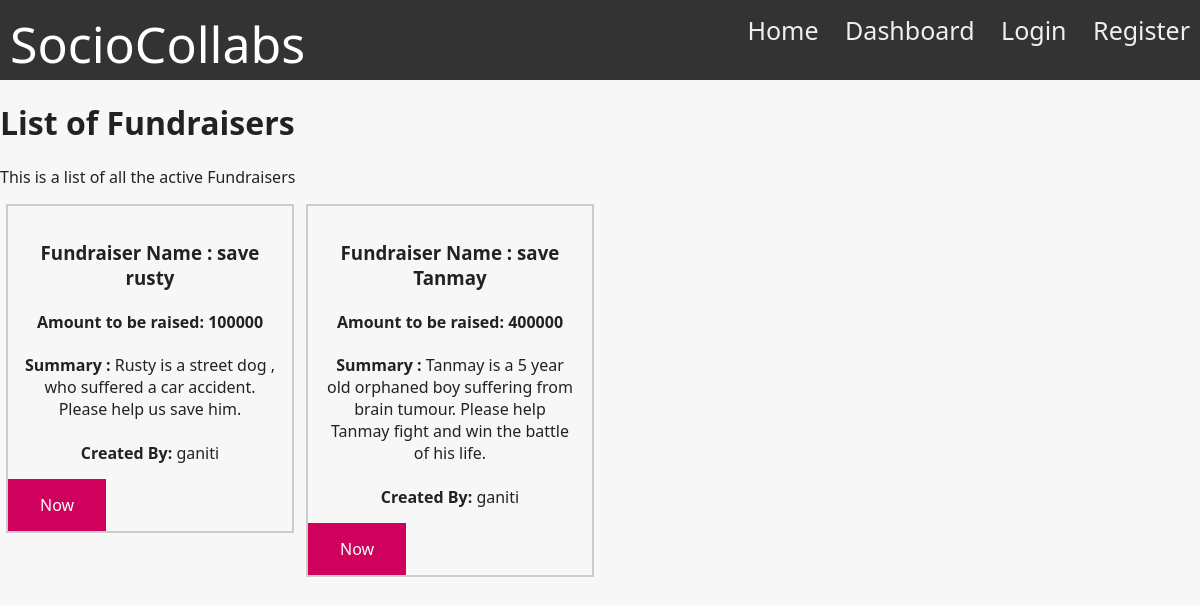
Before: /fundraiserlist with the older database file.
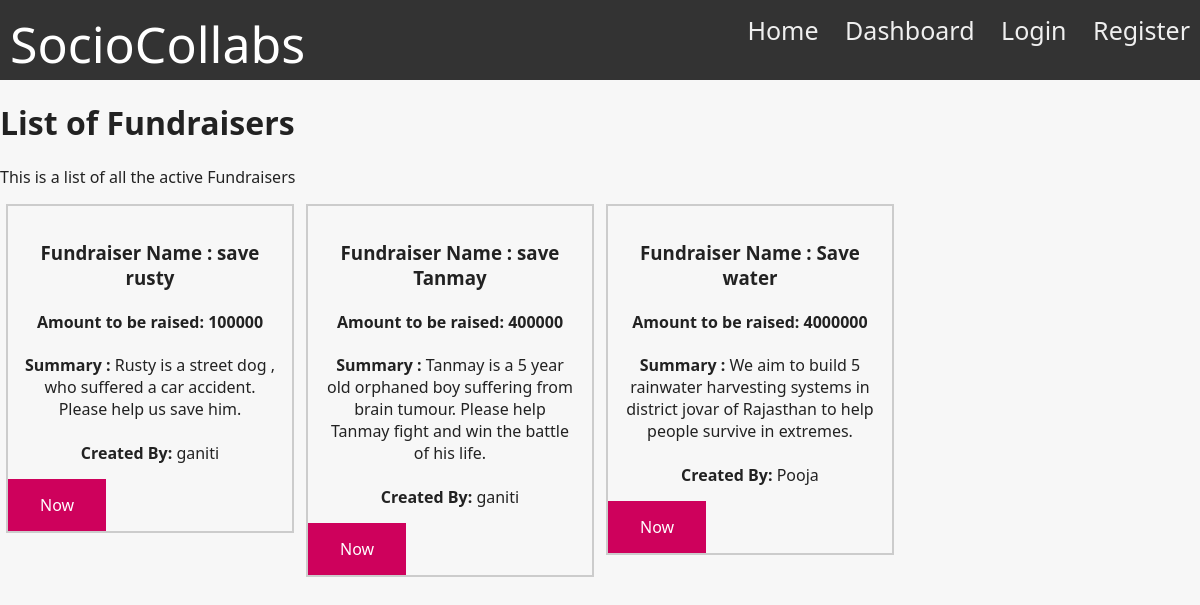
After: the same page with the newer database file.
### app/models.py (models this page shows, shortened)
class Fundraisers(db.Model):
    __tablename__ = "Fundraisers"
    id = db.Column(db.Integer, primary_key=True)
    name = db.Column(db.String(64), unique=True)
    amount = db.Column(db.Integer)
    summary = db.Column(db.String(64))
    created_by = db.Column(db.String(64))

### app/views.py (the view)
@app.route("/fundraiserlist")
def fundraiserlist():
     name = request.cookies.get('user_name')
     if (name==None):
        return render_template("fundraiserlist.html", Fundraisers=Fundraisers.query.all(),logged_in=False)
     return render_template("fundraiserlist.html", Fundraisers=Fundraisers.query.all(),logged_in=name!="")

### app/templates/fundraiserlist.html (shortened to what this page needs)
{% include 'navigation.html' %}
<h1 class="pt-5 pb-2">List of Fundraisers</h1>
      <p class="lead alert alert-warning">This is a list of all the active Fundraisers
			  </p>
			</head>
			<body>
			{% for fundraiser in Fundraisers %}
			<div class="responsive">
			  <div class="gallery">
				<div class="desc"><h3>Fundraiser Name : {{fundraiser.name }}<br></h3>
				    <h4>Amount to be raised: {{fundraiser.amount }}<br></h4>
				    <strong>Summary :</strong>  {{fundraiser.summary}} <br>
					<br>
				    <strong>Created By:</strong> {{fundraiser.created_by }}</div>
					<a href="/new_donation2" class="button">Now</a>
			  </div>
			</div>
			{% endfor %}
			</body>

### app/templates/navigation.html (shortened to what this page needs)
<!DOCTYPE html>
<html lang="en">
<head>
<link rel="stylesheet" href="/static/assets/css/style.css">
</head>
<body>
    <div class="nav">
        <div class="nav-header">
          <div class="nav-title">
            SocioCollabs
          </div>
        </div>
        <div class="nav-links">
          <a href="/">Home</a>
          <a href="/dashboard" target="_blank">Dashboard</a>
          {% if logged_in %}
          {% else %}
          <a href="/login" target="_blank">Login</a>
          <a href="/register" target="_blank">Register</a>
          {% endif %}
        </div>
      </div>

### app/static/assets/css/style.css (style rules this page uses)
*, *::before, *::after { box-sizing: border-box; }
html { -webkit-text-size-adjust: 100%; -webkit-tap-highlight-color: rgba(0, 0, 0, 0); font-size: 16px; }
body { background-color: #f7f7f7; font-family: "Ubuntu", sans-serif; margin: 0; padding: 0; color: #222222; overflow-x: hidden; overflow-wrap: break-word; -moz-osx-font-smoothing: grayscale; -webkit-font-smoothing: antialiased; }
* { box-sizing: border-box; }
body { margin: 0px; font-family: 'segoe ui'; }
.nav { height: 80px; width: 100%; background-color: #333; position: relative; margin-bottom: auto; }
.nav > .nav-header { display: inline; }
.nav > .nav-header > .nav-title { display: inline-block; font-size: 50px; color: #fff; padding: 10px 10px 10px 10px; }
.nav > .nav-links { display: inline; float: right; font-size: 25px; }
.nav > .nav-links > a { display: inline-block; padding: 13px 10px 13px 10px; text-decoration: none; color: #efefef; }

### app/templates/fundraiserlist.html (style rules this page uses)
div.gallery { border: 2px solid #ccc; }
div.desc { padding: 15px; text-align: center; align-items: center; }
* { box-sizing: border-box; }
.responsive { padding: 0 6px; float: left; width: 24.99999%; }
.button { background-color: #CE015C; color: white; padding: 15px 32px; text-align: center; text-decoration: none; display: inline-block; font-size: 16px; }

Changed rows visible on the page:
added Fundraisers: name "Save water", amount "4000000", summary "We aim to build 5 rainwater harvesting systems in district jovar of Rajasthan to help people survive in extremes.", created_by "Pooja"
